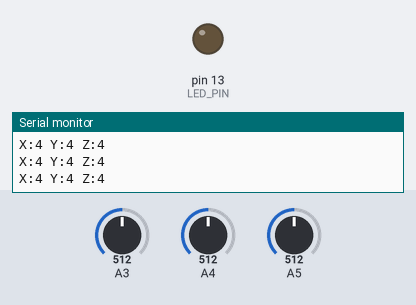
This sketch was run on a simulated Arduino Uno, built with avr-gcc and run on an emulated ATmega328P. Parts: output pins drawn as LEDs (lit = HIGH), the last lines printed to the serial monitor. The inputs (shaded band) are chosen by the test bench; at power-on: A3 = 512, A4 = 512, A5 = 512.

Above: at 1.2 s.
1.3 s: A3 set to 939
2.8 s: A3 set to 961
At 3.1 s:
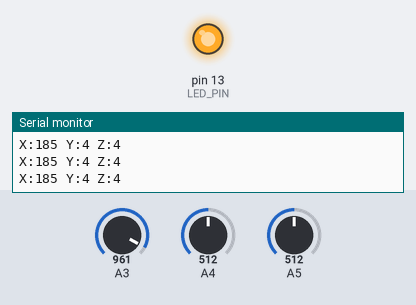
4.3 s: A3 set to 900
At 4.9 s:
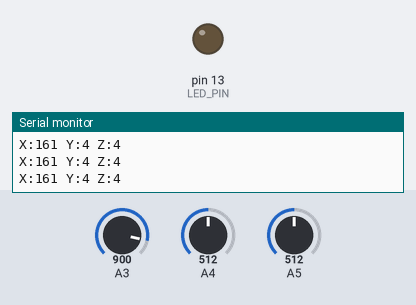
5.8 s: A3 set to 1023
At 6.7 s:
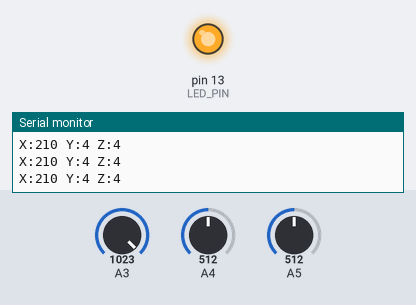
7.3 s: A4 set to 534
Timing chart, 0 to 10.3 s (numbered marks = the images above; inputs shaded):
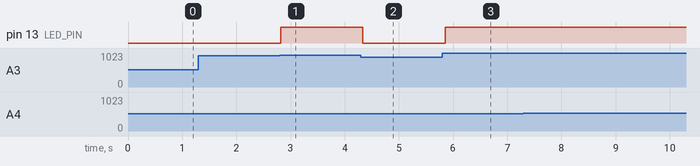

Measured:
- the behaviour switches between 949 and 950 on A3 (found by bisection; images 0 and 1)
- after the input at 2.8 s, pin 13 (LED_PIN): LOW → HIGH at once
- after the input at 4.3 s, pin 13 (LED_PIN): HIGH → LOW at once
- after the input at 5.8 s, pin 13 (LED_PIN): LOW → HIGH after 0.06 s

The sketch:

kozchi-duino.ino
```cpp
#define LED_PIN 13

void setup()
{
  Serial.begin(9600);
  pinMode(LED_PIN, OUTPUT);
  digitalWrite(LED_PIN, LOW);
}

int calcRotate(int raw)
{
  return (raw - 277) / 2.48 - 90;
}

void printLog(int x, int y, int z)
{
  Serial.print("X:");
  Serial.print(x);
  Serial.print(" ");
  Serial.print("Y:");
  Serial.print(y);
  Serial.print(" ");
  Serial.print("Z:");
  Serial.print(z);
  Serial.println(" ");
}

void loop()
{
  int i;
  long x, y, z;
  long threshold = 180; // 振ったことを検出するしきい値

  // 50回センサ値を読み込んで平均を算出
  x = y = z = 0;
  for (i = 0; i < 50; i++) {
    x = x + analogRead(3); // Ｘ軸
    y = y + analogRead(4); // Ｙ軸
    z = z + analogRead(5); // Ｚ軸
  }
  x = x / 50;
  y = y / 50;
  z = z / 50;

  int rotateX = calcRotate(x);
  int rotateY = calcRotate(y);
  int rotateZ = calcRotate(z);

  printLog(rotateX, rotateY, rotateZ);

  if (rotateX > threshold || rotateY > threshold || rotateZ > threshold) {
    digitalWrite(LED_PIN, HIGH);
  } else {
    digitalWrite(LED_PIN, LOW);
  }

  delay(100);
}
```
